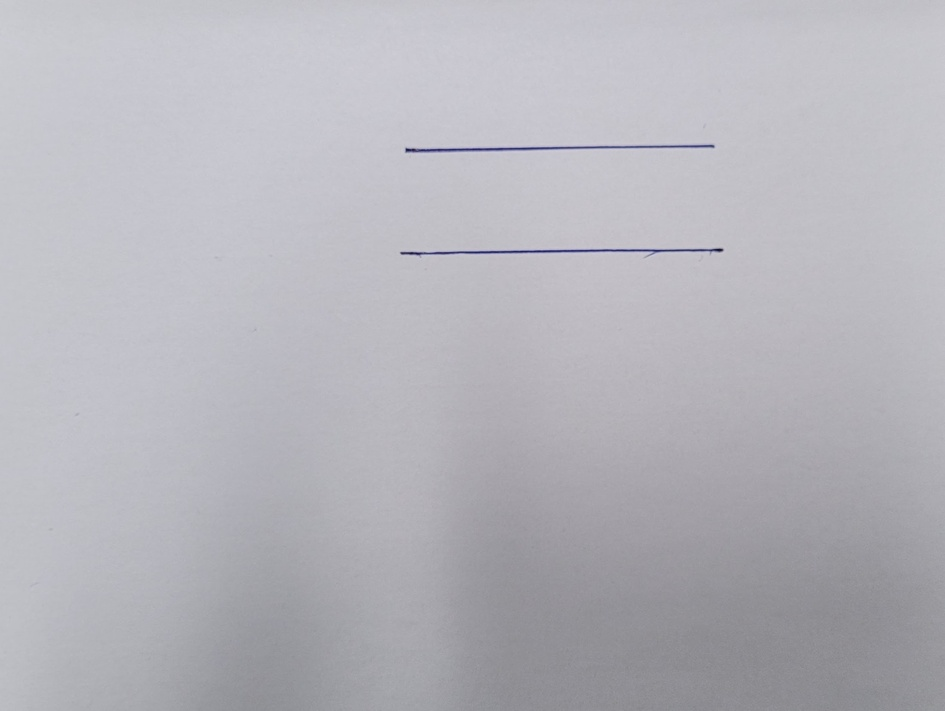
#> input picture Computer_Vision/Test_Inputs/image1.jpg, 945 x 711 px, shrunk from 2198 x 1654 before the run, found by its file name
$ jupyter execute Edge_Detection_2.ipynb
#> lines starting #> are read from the running program, lines starting #| are printed output that depends on the picture; after the words box and inside, x2 and y2 are one past the last pixel; in counts of white or black regions, pixels touching at a corner belong together
[cell 1]
import cv2
import numpy as np
import matplotlib.pyplot as plt
import os

def preprocess_image(image_path):
    """ Reads and blurs the image to reduce noise. """
#> called with image_path = 'image1.jpg'
    img = cv2.imread(image_path, cv2.IMREAD_GRAYSCALE)
    if img is None:
        print(f"Error: Unable to load image at {image_path}")
        return None
    img_blur = cv2.GaussianBlur(img, (7, 7), 0)  # Slightly increased blur to smooth edges
    img_filtered = cv2.medianBlur(img_blur, 5)
    return img_filtered

# List of image paths
image_paths = ["image1.jpg", "image2.jpg"]  # Replace with your image paths

# Preprocess all images and show their blurred versions
blurred_images = []
for image_path in image_paths:
    img_blur = preprocess_image(image_path)
    if img_blur is not None:
        blurred_images.append((image_path, img_blur))
        plt.imshow(img_blur, cmap='gray')
        plt.title(f"Blurred Image: {image_path}")
        plt.axis("off")
        plt.show()

[cell 2]
def detect_edges(image):
    """ Detects edges using Canny edge detection. """
    edges = cv2.Canny(image, 100, 200, apertureSize=3)
    return edges

# Detect edges for all preprocessed images
edges_images = []
for image_path, img_blur in blurred_images:
    edges = detect_edges(img_blur)
    edges_images.append((image_path, edges))
    plt.imshow(edges, cmap='gray')
    plt.title(f"Edges Detected: {image_path}")
    plt.axis("off")
    plt.show()
#> this loop made 2 passes
#> image_path on passes 1 to 2: 'image1.jpg', 'image2.jpg'
#> pass 1, in detect_edges, `edges = cv2.Canny(image, 100, 200, apertureSize=3)`:
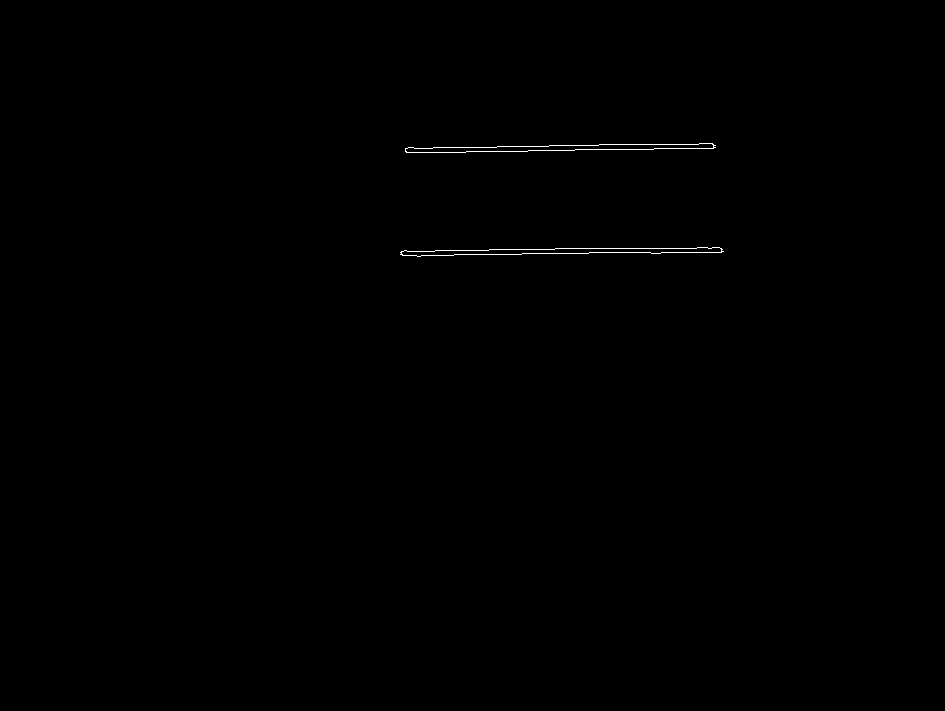
#> edges: shape (711, 945); 0.19% white in thin lines or dots, all inside (x1, y1, x2, y2) = (400, 143, 724, 257)
#> after the loop, edges_images = 2 items

[cell 3]
def filter_short_edges(edges, min_length=80):
   # [11 lines of commented-out code are left out]
    kernel = np.ones((3, 3), np.uint8)
    closed_edges = cv2.morphologyEx(edges, cv2.MORPH_CLOSE, kernel, iterations=2)

    # Step 2: Find contours
    contours, _ = cv2.findContours(closed_edges, cv2.RETR_EXTERNAL, cv2.CHAIN_APPROX_SIMPLE)

    # Step 3: Create a blank image to draw only valid long contours
    filtered_edges = np.zeros_like(edges)

    for contour in contours:
        length = cv2.arcLength(contour, closed=False)

        # Step 4: Remove very short edges and microdeviations
        if length > min_length:
            cv2.drawContours(filtered_edges, [contour], -1, 255, thickness=1)

    return filtered_edges

# Filter edges for all preprocessed images
filtered_edges_images = []
for image_path, edges in edges_images:
    filtered_edges = filter_short_edges(edges)
    filtered_edges_images.append((image_path, filtered_edges))

    plt.imshow(filtered_edges, cmap='gray')
    plt.title(f"Filtered Edges: {image_path}")
    plt.axis("off")
    plt.show()
#> this loop made 2 passes
#> (image_path, kernel in filter_short_edges) on passes 1 to 2: ('image1.jpg', [[1, 1, 1], [1, 1, 1], [1, 1, 1]]), ('image2.jpg', [[1, 1, 1], [1, 1, 1], [1, 1, 1]])
#> after the loop, filtered_edges_images = 2 items

[cell 4]
def post_process(image):
    """ Enhances detected lines by morphological closing and careful dilation. """
    kernel = np.ones((5, 5), np.uint8)  # Larger kernel for closing operation
    closed = cv2.morphologyEx(image, cv2.MORPH_CLOSE, kernel, iterations=2)
    dilated = cv2.dilate(closed, kernel, iterations=1)
    thinned = cv2.erode(dilated, kernel, iterations=1)
    return thinned

# Post-process edges for all images
processed_images = []
for image_path, filtered_edges in filtered_edges_images:
    final_output = post_process(filtered_edges)
    processed_images.append((image_path, final_output))
    plt.imshow(final_output, cmap='gray')
    plt.title(f"Processed Image: {image_path}")
    plt.axis("off")
    plt.show()
#> after the loop, processed_images = 2 items

[cell 5]
def save_processed_image(image, original_image_path):
    """ Saves the processed image to a file. """
    if image is not None:
        output_filename = os.path.splitext(original_image_path)[0] + "_processed.jpg"
        cv2.imwrite(output_filename, image)
        print(f"Processed image saved as: {output_filename}")

# Save the processed images
for image_path, processed_image in processed_images:
    save_processed_image(processed_image, image_path)

[cell 6]
import cv2
import numpy as np
import matplotlib.pyplot as plt

# Apply Hough Line Transform
def detect_lines(image):
    """ Detects lines using Hough Line Transform. """
    lines = cv2.HoughLinesP(image, rho=1, theta=np.pi/180, threshold=50, minLineLength=50, maxLineGap=10)
#> lines = [[218, 279, 554, 279], [223, 170, 555, 170], [224, 169, 556, 169], [218, 280, 552, 280], [227, 166, 555, 166], [224, 168, 556, 168], [219, 278, 554, 278], [224, 167, 556, 167], [309, 277, 554, 277], [218, 281, 501, 281], [219, 282, 356, 282], [419, 276, 553, 276]]
    return lines

# Detect lines in the processed image
lines = detect_lines(final_output)

# Visualize detected lines
output_image = cv2.cvtColor(final_output, cv2.COLOR_GRAY2BGR)  # Convert to color for line overlay

if lines is not None:
    for line in lines:
        x1, y1, x2, y2 = line[0]  # Extract line endpoints
        cv2.line(output_image, (x1, y1), (x2, y2), (0, 255, 0), 2)  # Draw line in green
#> this loop made 12 passes
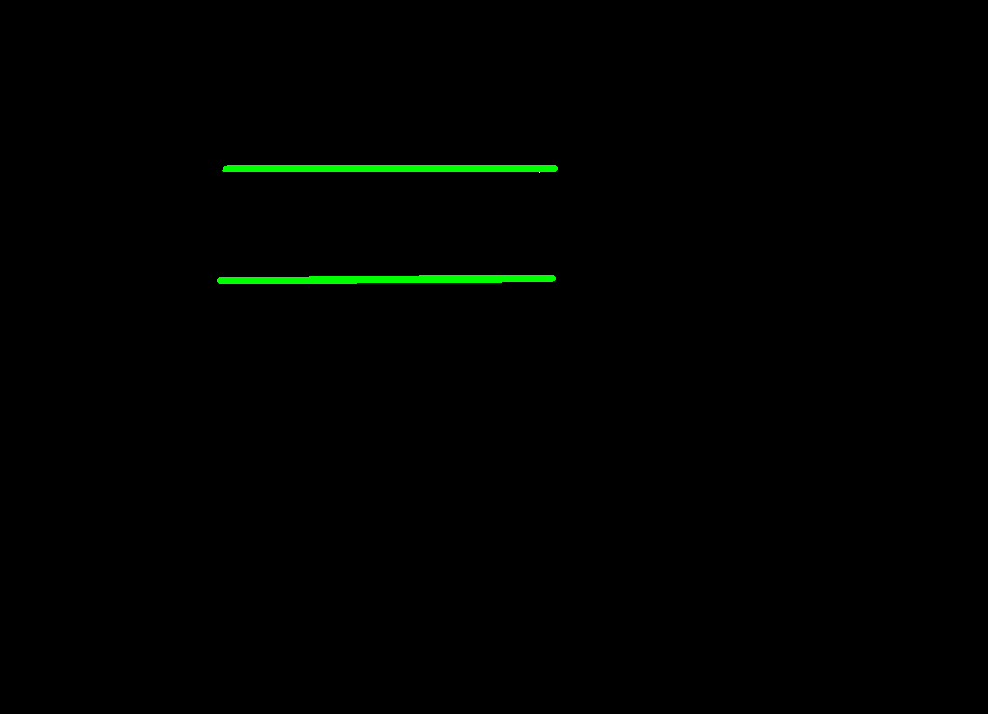
#> output_image: shape (714, 988, 3); mean B, G, R 0, 1.7, 0

plt.imshow(output_image)
plt.title("Detected Lines with Hough Transform")
plt.axis("off")
plt.show()

[cell 7]
# Store detected line coordinates for all images
detected_lines = []

for image_path, processed_image in processed_images:  # Loop through all processed images
    lines = detect_lines(processed_image)
    output_image = cv2.cvtColor(processed_image, cv2.COLOR_GRAY2BGR)  # Convert to color for overlay

    image_lines = []  # Store lines for this image

    if lines is not None:
        for line in lines:
            x1, y1, x2, y2 = line[0]  # Extract start and end points
            image_lines.append(((x1, y1), (x2, y2)))  # Store coordinates
            cv2.line(output_image, (x1, y1), (x2, y2), (0, 255, 0), 2)  # Draw the line

    detected_lines.append((image_path, image_lines))  # Store detected lines for this image

    # Display the image with detected lines
    plt.imshow(output_image)
    plt.title(f"Detected Lines: {image_path}")
    plt.axis("off")
    plt.show()
#> after the loop, detected_lines = 2 items

# Print the start and end points of each detected line
for image_path, lines in detected_lines:
    print(f"Lines detected in {image_path}:")
    for (start, end) in lines:
        print(f"Start: {start}, End: {end}")

[cell 8]
def merge_similar_lines(lines, threshold=10):
    merged_lines = []

    # Print the lines structure for debugging
    print("Lines:", lines)

    for line in lines:
        print("Processing line:", line)  # Debugging output

        # If line is a numpy array, convert it to a tuple for unpacking
        if isinstance(line, np.ndarray):
            line = tuple(map(tuple, line))  # Convert to tuple if needed

        # Make sure that line has two pairs (x1, y1) and (x2, y2)
        if len(line) == 2 and len(line[0]) == 2 and len(line[1]) == 2:
            (x1, y1), (x2, y2) = line  # Unpack
        else:
            print(f"Skipping invalid line format: {line}")
            continue  # Skip if the line is not in expected format

        added = False
        for mline in merged_lines:
            (mx1, my1), (mx2, my2) = mline

            # Check if the lines are close enough to be merged
            if abs(y1 - my1) < threshold and abs(y2 - my2) < threshold:
                added = True
                break

        if not added:
            merged_lines.append(line)

    return merged_lines

# Apply filtering to detected lines
filtered_detected_lines = []

for image_path, image_lines in detected_lines:
    merged_lines = merge_similar_lines(lines)
    filtered_detected_lines.append((image_path, merged_lines))

    # Print the cleaned line detections
    print(f"Filtered Lines in {image_path}:")
    for merged_line in merged_lines:
        (x1, y1), (x2, y2) = merged_line  # Unpack the line correctly
        print(f"Start: ({x1}, {y1}), End: ({x2}, {y2})")
#> this loop made 2 passes
#> (image_path, merged_lines) on passes 1 to 2: ('image1.jpg', [((218, 279), (554, 279)), ((223, 170), (555, 170))]), ('image2.jpg', [((218, 279), (554, 279)), ((223, 170), (555, 170))])
#> (printed output is left out)
#> after the loop, filtered_detected_lines = 2 items

[cell 9]
import math

def merge_similar_lines(lines, distance_threshold=50, angle_threshold=15):
    merged_lines = []

    def line_distance(line1, line2):
        # Calculate the Euclidean distance between the start and end points of the lines
        (x1, y1), (x2, y2) = line1
        (x3, y3), (x4, y4) = line2
        return math.sqrt((x1 - x3) ** 2 + (y1 - y3) ** 2 + (x2 - x4) ** 2 + (y2 - y4) ** 2)

    for line in lines:
        added = False
        for mline in merged_lines:
            # Compare the current line with already merged lines
            if line_distance(line, mline) < distance_threshold:
                # If the lines are close, merge them by averaging the coordinates
                (x1, y1), (x2, y2) = line
                (mx1, my1), (mx2, my2) = mline
                merged_lines.remove(mline)
                new_line = ((min(x1, mx1), min(y1, my1)), (max(x2, mx2), max(y2, my2)))
                merged_lines.append(new_line)
                added = True
                break
        if not added:
            merged_lines.append(line)

    return merged_lines


# Apply filtering to detected lines
filtered_detected_lines = []

for image_path, image_lines in detected_lines:
    print(f"Processing {image_path} with {len(image_lines)} lines")
    for line in image_lines:
        print(f"Line: {line}")
    merged_lines = merge_similar_lines(image_lines, distance_threshold=10)  # Adjust threshold as needed
    filtered_detected_lines.append((image_path, merged_lines))

    # Print the cleaned line detections
    print(f"Filtered Lines in {image_path}:")
    for merged_line in merged_lines:
        (x1, y1), (x2, y2) = merged_line  # Unpack the line correctly
        print(f"Start: ({x1}, {y1}), End: ({x2}, {y2})")
#> this loop made 2 passes
#> image_path on passes 1 to 2: 'image1.jpg', 'image2.jpg'
#> (printed output is left out)

[cell 10]
import numpy as np

def euclidean_distance(line1, line2):
    (x1, y1), (x2, y2) = line1
    (x3, y3), (x4, y4) = line2
    dist1 = np.sqrt((x1 - x3) ** 2 + (y1 - y3) ** 2)
    dist2 = np.sqrt((x2 - x4) ** 2 + (y2 - y4) ** 2)
    return min(dist1, dist2)

def merge_similar_lines_v2(lines, threshold=30):
    merged_lines = []
    lines.sort(key=lambda line: line[0][1])  # Sort by y1 coordinate

    for line in lines:
        (x1, y1), (x2, y2) = line
        added = False

        for mline in merged_lines:
            (mx1, my1), (mx2, my2) = mline
            # Calculate Euclidean distance between endpoints
            if euclidean_distance(line, mline) < threshold:
                # Merge lines by adjusting the endpoints
                merged_lines.remove(mline)
                merged_lines.append(((min(x1, mx1), min(y1, my1)), (max(x2, mx2), max(y2, my2))))
                added = True
                break

        if not added:
            merged_lines.append(((x1, y1), (x2, y2)))

    return merged_lines

# Apply filtering to detected lines
filtered_detected_lines = []

for image_path, image_lines in detected_lines:
    merged_lines = merge_similar_lines_v2(lines)
    filtered_detected_lines.append((image_path, merged_lines))

    # Print the cleaned line detections
    print(f"Filtered Lines in {image_path}:")
    for merged_line in merged_lines:
        (x1, y1), (x2, y2) = merged_line
        print(f"Start: ({x1}, {y1}), End: ({x2}, {y2})")

[cell 11]
def visualize_lines(image_path, lines):
    # Read the image
#> called with image_path = 'image1.jpg'
    image = cv2.imread(image_path)
#> image is the input picture: shape (711, 945, 3); mean B, G, R 187.3, 180.7, 181.5
    image_copy = image.copy()

    # Iterate through the lines and draw them on the image
    for line in lines:
        # Unpack the line points
        (x1, y1), (x2, y2) = line

        # Draw the line on the image (color: green, thickness: 2)
        cv2.line(image_copy, (x1, y1), (x2, y2), (0, 255, 0), 2)
#> this loop made 2 passes
#> line on passes 1 to 2: ((223, 166), (556, 170)), ((218, 276), (554, 282))
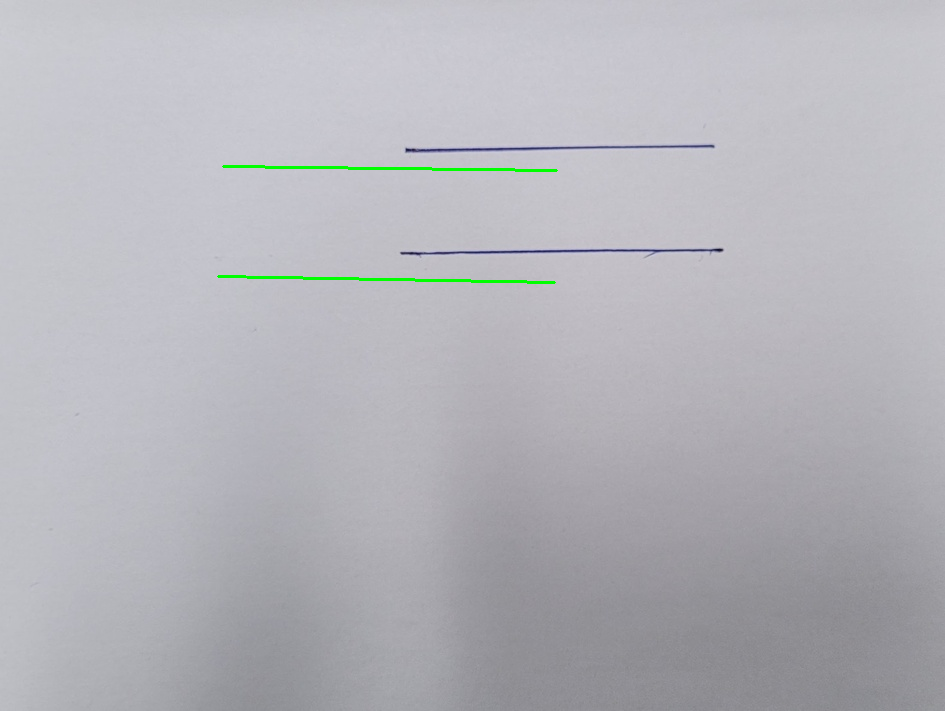
#> image_copy: shape (711, 945, 3); 0.3% of pixels changed, all inside (x1, y1, x2, y2) = (217, 165, 558, 284)

    # Show the image with lines drawn
    cv2.imshow(f"Lines in {image_path}", image_copy)
    cv2.waitKey(0)  # Wait for a key press to close the window
    cv2.destroyAllWindows()

# Visualize detected lines for each image
for image_path, lines in filtered_detected_lines:
    visualize_lines(image_path, lines)

[cell 12]
def extract_contours_from_edges(edges):
    """ Extract contours from the edge-detected image and get the start/end coordinates. """
    contours, _ = cv2.findContours(edges, cv2.RETR_EXTERNAL, cv2.CHAIN_APPROX_SIMPLE)

    lines = []  # To store the lines' coordinates

    # Iterate through all contours
    for contour in contours:
        if len(contour) > 1:  # Ensure the contour has more than 1 point
            # Approximate the contour as a line if necessary, otherwise use the contour itself
            for i in range(len(contour) - 1):
                start_point = tuple(contour[i][0])  # Get the x, y coordinates as tuple
                end_point = tuple(contour[i + 1][0])

                # Store the start and end coordinates of the line
                lines.append((start_point, end_point))

    return lines

# After processing the edges, extract the contours and coordinates
contour_coordinates = []
for image_path, final_output in processed_images:
    contours = extract_contours_from_edges(final_output)

    # Collect the coordinates of the lines
    image_lines = []
    for start_point, end_point in contours:
        image_lines.append({
            "Start": start_point,
            "End": end_point
        })

    contour_coordinates.append((image_path, image_lines))

    # Print the coordinates for each image
    print(f"Coordinates for {image_path}:")
    for line in image_lines:
        print(f"Start: {line['Start']}, End: {line['End']}")

    # You can also visualize the contours if needed
    contour_image = np.zeros_like(final_output)
    for start_point, end_point in contours:
        cv2.line(contour_image, start_point, end_point, 255, 1)

    # Show the contour image
    plt.imshow(contour_image, cmap='gray')
    plt.title(f"Contours for: {image_path}")
    plt.axis("off")
    plt.show()
#> this loop made 2 passes
#> (printed output is left out)
#> pass 1, `plt.show()`:
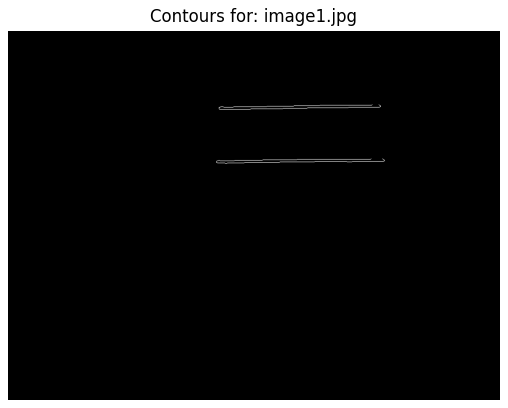
#> figure drawn by matplotlib, 1 panel

[cell 13]
import cv2
import numpy as np
import matplotlib.pyplot as plt

def detect_lines_using_hough(edges, min_line_length=200, max_line_gap=5, threshold=200):
    """ Detects lines using Hough Line Transform with stricter parameters. """
    lines = cv2.HoughLinesP(edges, 1, np.pi / 180, threshold, minLineLength=min_line_length, maxLineGap=max_line_gap)
    return lines

def merge_close_lines(lines, distance_threshold=50):
    """ Merge lines that are very close to each other (same physical line). """
    if lines is None:
        return []

    merged_lines = []
    for line in lines:
        x1, y1, x2, y2 = line[0]
        merged = False
        for merged_line in merged_lines:
            mx1, my1, mx2, my2 = merged_line
            # Check if the start and end points are close enough to merge
            if np.abs(x1 - mx1) < distance_threshold and np.abs(y1 - my1) < distance_threshold and \
               np.abs(x2 - mx2) < distance_threshold and np.abs(y2 - my2) < distance_threshold:
                # Merge lines by averaging or extending them
                merged_line = [min(x1, mx1), min(y1, my1), max(x2, mx2), max(y2, my2)]
                merged = True
                break

        if not merged:
            merged_lines.append([x1, y1, x2, y2])

    return merged_lines

# Assuming 'processed_images' contains the final_output of both images after all processing steps
for image_path, final_output in processed_images:
    # Step 1: Visualize the processed image to check edge behavior
    plt.imshow(final_output, cmap='gray')
    plt.title(f"Processed Image - {image_path}")
    plt.axis("off")
    plt.show()

    # Step 2: Detect lines using Hough Line Transform with stricter parameters
    lines = detect_lines_using_hough(final_output, min_line_length=200, max_line_gap=5, threshold=200)

    # Step 3: Merge close lines
    lines = merge_close_lines(lines, distance_threshold=50)

    # Visualizing the result with detected lines
    visualized_img = cv2.cvtColor(final_output, cv2.COLOR_GRAY2BGR)  # Convert to color for visualization
    if lines is not None:
        for line in lines:
            x1, y1, x2, y2 = line
            cv2.line(visualized_img, (x1, y1), (x2, y2), (0, 255, 0), 2)  # Draw line in green

    # Show the image with the detected lines
    plt.imshow(cv2.cvtColor(visualized_img, cv2.COLOR_BGR2RGB))
    plt.title(f"Detected Lines after Merging - {image_path}")
    plt.axis("off")
    plt.show()

    # Output the coordinates of the lines
    if lines is not None:
        print(f"Detected {len(lines)} lines in {image_path}:")
        for line in lines:
            x1, y1, x2, y2 = line
            print(f"Start: ({x1}, {y1}), End: ({x2}, {y2})")
#> this loop made 2 passes
#> pass 2, `plt.show()`:
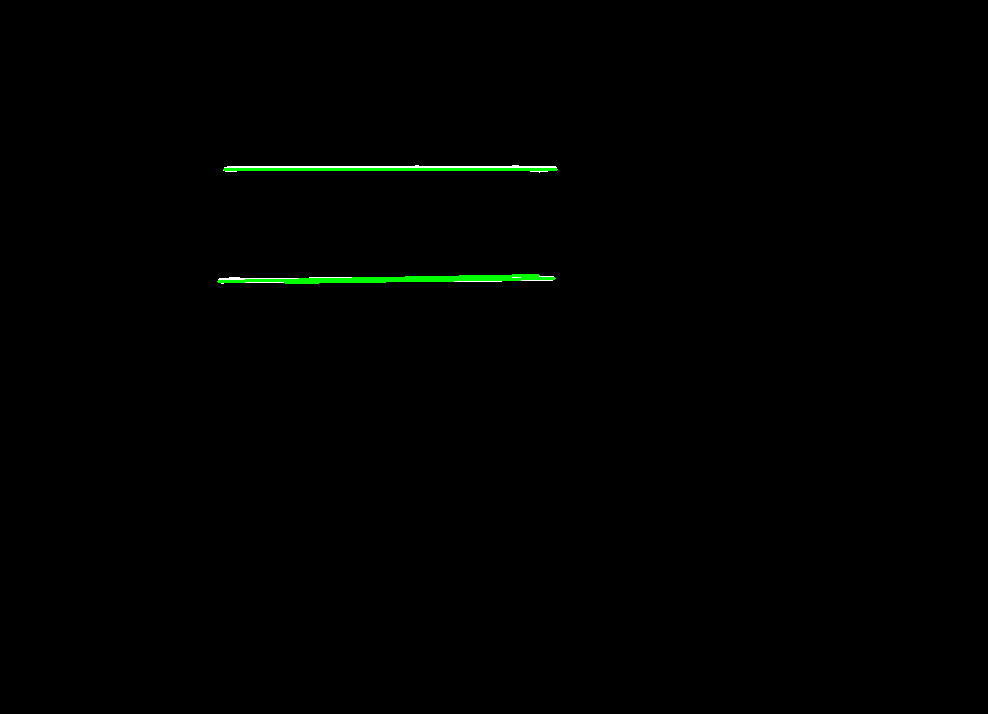
#> shown: shape (714, 988, 3); mean R, G, B 0.4, 1.3, 0.4
